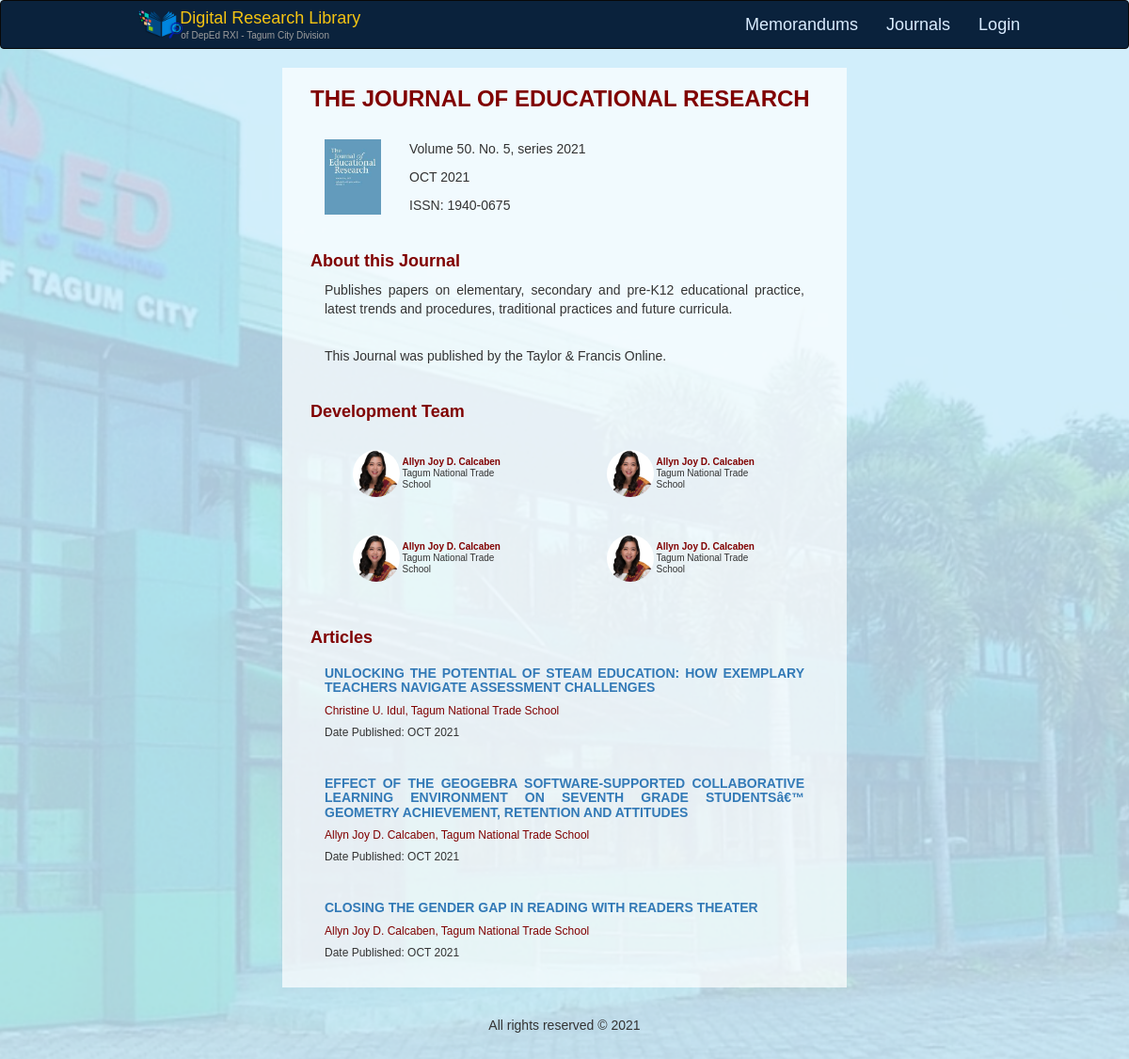
The page /pages/journals_view.php?id=7 on the database its author committed.
### tables this page shows
CREATE TABLE `research_journal` (
  `journal_id` int(255) NOT NULL,
  `journal_user_id` int(255) NOT NULL COMMENT 'user who uploaded the journal',
  `journal_title` varchar(1024) NOT NULL,
  `journal_description` varchar(2048) NOT NULL,
  `journal_volume` int(255) NOT NULL,
  `journal_issue` int(255) NOT NULL,
  `journal_issn` varchar(1024) NOT NULL,
  `journal_publisher_name` varchar(1024) NOT NULL,
  `journal_date_publish` date NOT NULL,
  `journal_editor_team` varchar(1024) NOT NULL,
  `journal_filename` varchar(1024) NOT NULL,
  `journal_filepath` varchar(1024) NOT NULL,
  `journal_posted_at` datetime NOT NULL,
  `journal_updated_at` datetime NOT NULL,
  `journal_photo` varchar(1024) NOT NULL
);

CREATE TABLE `research_output` (
  `research_id` int(11) NOT NULL,
  `research_title` varchar(1024) NOT NULL,
  `research_doi` varchar(1024) NOT NULL,
  `research_category` varchar(1024) NOT NULL,
  `research_type` varchar(1024) NOT NULL,
  `research_agenda` varchar(1024) NOT NULL,
  `research_status` varchar(1024) NOT NULL,
  `research_abstract` varchar(2048) NOT NULL,
  `research_date_publish` date NOT NULL,
  `research_office` varchar(1024) NOT NULL,
  `research_keywords` varchar(512) NOT NULL,
  `research_journal_id` int(11) NOT NULL,
  `research_journal_pages` varchar(1024) NOT NULL,
  `research_filename` varchar(1024) NOT NULL,
  `research_filepath` varchar(1024) NOT NULL
);

CREATE TABLE `researcher` (
  `researcher_id` int(255) NOT NULL,
  `researcher_user_id` int(255) DEFAULT NULL,
  `researcher_first_name` varchar(1024) NOT NULL,
  `researcher_middle_name` varchar(1024) NOT NULL,
  `researcher_last_name` varchar(1024) NOT NULL,
  `researcher_office` varchar(1024) NOT NULL,
  `researcher_designation` varchar(1024) NOT NULL,
  `researcher_profile_picture` varchar(1024) NOT NULL,
  `researcher_email` varchar(1024) NOT NULL
);

### pages/journals_view.php (the view, shortened to what this page needs)
<?php
include "../database/db_config.php";
?>
<DOCTYPE! html>
<html>
	<head>
		<link rel="stylesheet" href="https://cdnjs.cloudflare.com/ajax/libs/font-awesome/4.7.0/css/font-awesome.min.css">
		<link rel="stylesheet" type="text/css" href="../bootstrap-3.3.7-dist/css/bootstrap.css">
		<link rel="stylesheet" type="text/css" href="../bootstrap-3.3.7-dist/css/bootstrap.min.css">
		<link rel="stylesheet" type="text/css" href="../css/body_css.css">
		<link rel="stylesheet" type="text/css" href="../css/footer_css.css">
		<link rel="stylesheet" type="text/css" href="../css/nav_css.css">
	</head>
	<body class="bg-light">
		<nav class="navbar navbar-inverse" >
		  	<div class="container-fluid col-md-10 col-md-offset-1">
			    <div class="navbar-header col-sm-6">
			      	<a class="navbar-brand nav_title_a col-sm-12" href="<?=(!isset($_SESSION['user']))? "index.php" : "homepage.php"?>">
			      		<span class="col-sm-1"><img   src="../images/logo1.png" height="30px" width="50px"></span>
			      			<span class="title_brand_nav col-sm-11" style="margin-top:-2px;">
			      				&nbsp; Digital Research Library
			      			</span>
			      			<br>
			      			<h6 class="title_nav_p col-sm-11" style="margin-top:1px;font-size:10px;">
			      				&nbsp;&nbsp;&nbsp;&nbsp;of DepEd RXI - Tagum City Division
			      			</h6>
			      	</a>
			    </div>
			    <ul class="nav title_brand navbar-nav navbar-right">
			    	<li class="title_brand" ><a class="title_brand" href="memorandum.php">Memorandums</a></li>
			    	<li class="title_brand" ><a class="title_brand" href="journals.php">Journals</a></li>
			      	<?php
						if (!isset($_SESSION['user'])) {
							echo "<li class=\"title_brand\" ><a class=\"title_brand\" href=\"login.php\">Login</a></li>";
						}
					?>
			    </ul>
		  	</div>
		</nav>
		<div class="container-fluid ">
		  	<div class="row content">
			    <div class="col-sm-3 sidenav" >
			    </div>
			    <div class="col-sm-6 center_content body_middle" >
			    	<?php
						$jid = intval($_GET['id']);
						$defaultImg = "default_journal_photo.png";
						$query = "SELECT * FROM research_journal WHERE journal_id = '$jid'";
						if ($result = $db->query($query)){
							while ($row = $result->fetch_assoc()){
								$mDate = strtotime($row['journal_date_publish']);
								$months = array("null","Jan","Feb","Mar","Apr","May","Jun","Jul","Aug","Sep","Oct","Nov","Dec");
								$jDate = strtoupper($months[intval(date('m',$mDate))])." ".date('Y',$mDate);
					?>
			    	<div class="center_content col-sm-12"  height="300px">
			    		<div>
			    			<p class="author_name h3" style="color: maroon;"> <b> <?=strtoupper($row['journal_title'])?> </b> </p>
			    		</div>
			    		<br>
						<div class="col-sm-2" >
							<img class="img-responsive" src="../images/journals/<?=empty($row['journal_photo']) ? $defaultImg : $row['journal_photo'];?>" alt="<?=$row['journal_title']?>" width="90px" height="130px" >
						</div>
						<div class="col-sm-10 text-left" >
							<p>Volume <?=$row['journal_volume']?>. No. <?=$row['journal_issue']?>, series <?=date('Y',$mDate)?> </p>
							<p><?=$jDate?></p>
							<p>ISSN: <?=$row['journal_issn']?></p>
						</div>
					</div>
					<div class="center_content col-sm-12">
						<br>
						<div>
							<p class="author_name h4" style="color: maroon;"> <b> About this Journal </b></p>
						</div>
						<div>
							<p class="col-sm-12 text-justify">
								<?=$row['journal_description']?>
							</p>
							<p class="col-sm-12 text-justify">
								<br>
								This Journal was published by the <?=$row['journal_publisher_name']?>.
							</p>
						</div>
					</div>
					<div class="center_content col-sm-12">
						<br>
						<div>
							<p class="author_name h4" style="color: maroon;"> <b> Development Team </b></p>
						</div>
						<div class="col-sm-6" style="height: 90px;">
							<br>
							<div class="col-md-12" style="">
								<div class="col-sm-3" >
									<img class="img-circle " src="../images/calcaben.png" alt="Calcaben" width="50px" height="50px">
								</div>
								<div class="col-sm-9 text-left dev_team" style="line-height: 50px; height: 50px; display: flex; align-items: center; " >
									<span class="" style="font-size: 10px; line-height: 1.2; display: inline-block; vertical-align: middle;"> <b class="author_name" style="color: maroon;"> Allyn Joy D. Calcaben </b> <br> Tagum National Trade School
									</span>
								</div>
							</div>
						</div>
						<div class="col-sm-6" style="height: 90px;">
							<br>
							<div class="col-md-12" style="">
								<div class="col-sm-3" >
									<img class="img-circle " src="../images/calcaben.png" alt="Calcaben" width="50px" height="50px">
								</div>
								<div class="col-sm-9 text-left  " style="line-height: 50px; height: 50px; display: flex; align-items: center; " >
									<span class="" style="font-size: 10px; line-height: 1.2; display: inline-block; vertical-align: middle;"> <b class="author_name" style="color: maroon;"> Allyn Joy D. Calcaben </b> <br> Tagum National Trade School
									</span>
								</div>
							</div>
						</div>
						<div class="col-sm-6" style="height: 90px;">
							<br>
							<div class="col-md-12" style="">
								<div class="col-sm-3" >
									<img class="img-circle " src="../images/calcaben.png" alt="Calcaben" width="50px" height="50px">
								</div>
								<div class="col-sm-9 text-left  " style="line-height: 50px; height: 50px; display: flex; align-items: center; " >
									<span class="" style="font-size: 10px; line-height: 1.2; display: inline-block; vertical-align: middle;"> <b class="author_name" style="color: maroon;"> Allyn Joy D. Calcaben </b> <br> Tagum National Trade School
									</span>
								</div>
							</div>
						</div>
						<div class="col-sm-6" style="height: 90px;">
							<br>
							<div class="col-md-12" style="">
								<div class="col-sm-3" >
									<img class="img-circle " src="../images/calcaben.png" alt="Calcaben" width="50px" height="50px">
								</div>
								<div class="col-sm-9 text-left  " style="line-height: 50px; height: 50px; display: flex; align-items: center; " >
									<span class="" style="font-size: 10px; line-height: 1.2; display: inline-block; vertical-align: middle;"> <b class="author_name" style="color: maroon;"> Allyn Joy D. Calcaben </b> <br> Tagum National Trade School
									</span>
								</div>
							</div>
						</div>
					</div>
					<div class="center_content col-sm-12">
						<br>
						<div>
							<p class="author_name h4" style="color: maroon;"> <b> Articles </b></p>
						</div>
						<?php
						$query = "SELECT * FROM research_output AS ro INNER JOIN research_creation AS rc INNER JOIN research_journal AS rj INNER JOIN researcher as r ON rj.journal_id = ro.research_journal_id AND ro.research_id = rc.creation_research_id AND rc.creation_researcher_id = r.researcher_id WHERE rj.journal_id = '$jid'";
						if ($result = $db->query($query)) {
							while ($row = $result->fetch_assoc()) {
								$rdate = strtotime($row['journal_date_publish']);
								$months = array("null","Jan","Feb","Mar","Apr","May","Jun","Jul","Aug","Sep","Oct","Nov","Dec");
						?>
						<div class="col-sm-12">
							<p class="h5 text-justify"><b><a href="research_view.php?rid=<?=$row['research_id']?>"> <?=strtoupper($row['research_title'])?> </b></a></p>
							<p class="h6 text-justify" style="color: maroon"><?=ucwords(strtolower($row['researcher_first_name']))." ".strtoupper($row['researcher_middle_name'][0]).". ".ucwords(strtolower($row['researcher_last_name'])).", ".ucwords(strtolower($row['researcher_office']))?></p>
							<p class="h6 text-justify"> Date Published: <?=strtoupper($months[intval(date('m',$rdate))])." ".date('Y',$rdate)?></p>
							<br>
						</div>
						<?php
							}
						} else {
							echo "<p> No conducted Research yet.</p>";
						}
						?>
					</div>
					<?php
						}
					} else {
						echo "<p> No uploaded journal yet.</p>";
					}
					?>
				</div>
				<div class="col-sm-3 sidenav" >
			    </div>
		  </div>
		</div>
		<div class="footer text-center">
			<p>&nbsp;</p>
		    <p class="">All rights reserved &copy; 2021</p>
		    <p>&nbsp;</p>
		</div>
	</body>
</html>

### css/body_css.css (style rules this page uses)
html { height: 100%; margin: 0; }
* { box-sizing: border-box; }
body { margin: 0; font-family: Arial, Helvetica, sans-serif; background-color: #f0f0ff; background-image: url('../images/bg2.png'); background-attachment: fixed; background-position: center; background-repeat: no-repeat; background-size: cover; width: 100%; }
.navbar-header, nav, .navbar { color: black; }
.navbar { background-color: #0a223c; }
.nav_title_a { margin-top: -5px; }
.title_brand_nav, .nav { font: Helvetica; color: #f5c412; }
.title_brand { font: Helvetica; color: #f5c412; font-size: 18px; }
li.title_brand a.title_brand { font: Helvetica; color: #daecff; font-size: 18px; }
.author_name { color: #00017A; }
.dev_team { line-height: 50px; height: 50px; display: flex; align-items: center; }
.dev_team span { font-size: 10px; line-height: 1.2; display: inline-block; vertical-align: middle; }
.body_middle { background: rgba(255, 255, 255, 0.7) }

### css/nav_css.css (style rules this page uses)
body { margin: 0; font-family: Arial, Helvetica, sans-serif; }

### rows shown on the page
research_journal: journal_title "THE JOURNAL OF EDUCATIONAL RESEARCH", journal_photo (picture), journal_volume "50", journal_issue "5", journal_date_publish "2021", journal_date_publish "OCT 2021", journal_issn "1940-0675", journal_description "Publishes papers on elementary, secondary and pre-K12 educational practice, latest trends and procedures, traditional practices and future curricula.", journal_publisher_name "Taylor & Francis Online"
research_output: research_title "UNLOCKING THE POTENTIAL OF STEAM EDUCATION: HOW EXEMPLARY TEACHERS NAVIGATE ASSESSMENT CHALLENGES", researcher.researcher_first_name "Christine", researcher.researcher_middle_name "U", researcher.researcher_last_name "Idul", researcher.researcher_office "Tagum National Trade School", research_journal.journal_date_publish "OCT", research_journal.journal_date_publish "2021"
research_output: research_title "EFFECT OF THE GEOGEBRA SOFTWARE-SUPPORTED COLLABORATIVE LEARNING ENVIRONMENT ON SEVENTH GRADE STUDENTSâ€™ GEOMETRY ACHIEVEMENT, RETENTION AND ATTITUDES", researcher.researcher_first_name "Allyn Joy", researcher.researcher_middle_name "D", researcher.researcher_last_name "Calcaben", researcher.researcher_office "Tagum National Trade School", research_journal.journal_date_publish "OCT", research_journal.journal_date_publish "2021"
research_output: research_title "CLOSING THE GENDER GAP IN READING WITH READERS THEATER", researcher.researcher_first_name "Allyn Joy", researcher.researcher_middle_name "D", researcher.researcher_last_name "Calcaben", researcher.researcher_office "Tagum National Trade School", research_journal.journal_date_publish "OCT", research_journal.journal_date_publish "2021"
